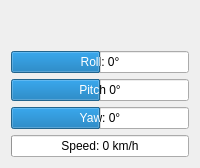
       <widget class="QWidget" name="orientationTab">
        <attribute name="icon">
         <iconset resource="resources.qrc">
          <normaloff>:/models/Icons/Orthogonal View-96.png</normaloff>:/models/Icons/Orthogonal View-96.png</iconset>
        </attribute>
        <attribute name="title">
         <string/>
        </attribute>
        <attribute name="toolTip">
         <string>Orientation</string>
        </attribute>
        <layout class="QVBoxLayout" name="verticalLayout_15">
         <item>
          <layout class="QVBoxLayout" name="orientationLayout">
           <item>
            <spacer name="orientationSpacer">
             <property name="orientation">
              <enum>Qt::Vertical</enum>
             </property>
             <property name="sizeHint" stdset="0">
              <size>
               <width>20</width>
               <height>40</height>
              </size>
             </property>
            </spacer>
           </item>
           <item>
            <widget class="QProgressBar" name="rollBar">
             <property name="minimum">
              <number>-180</number>
             </property>
             <property name="maximum">
              <number>180</number>
             </property>
             <property name="value">
              <number>0</number>
             </property>
             <property name="format">
              <string>Roll: %v°</string>
             </property>
            </widget>
           </item>
           <item>
            <widget class="QProgressBar" name="pitchBar">
             <property name="minimum">
              <number>-180</number>
             </property>
             <property name="maximum">
              <number>180</number>
             </property>
             <property name="value">
              <number>0</number>
             </property>
             <property name="format">
              <string>Pitch %v°</string>
             </property>
            </widget>
           </item>
           <item>
            <widget class="QProgressBar" name="yawBar">
             <property name="minimum">
              <number>-180</number>
             </property>
             <property name="maximum">
              <number>180</number>
             </property>
             <property name="value">
              <number>0</number>
             </property>
             <property name="format">
              <string>Yaw: %v°</string>
             </property>
            </widget>
           </item>
           <item>
            <widget class="QProgressBar" name="speedBar">
             <property name="maximum">
              <number>120</number>
             </property>
             <property name="value">
              <number>0</number>
             </property>
             <property name="format">
              <string>Speed: %v km/h</string>
             </property>
            </widget>
           </item>
          </layout>
         </item>
        </layout>
       </widget>
